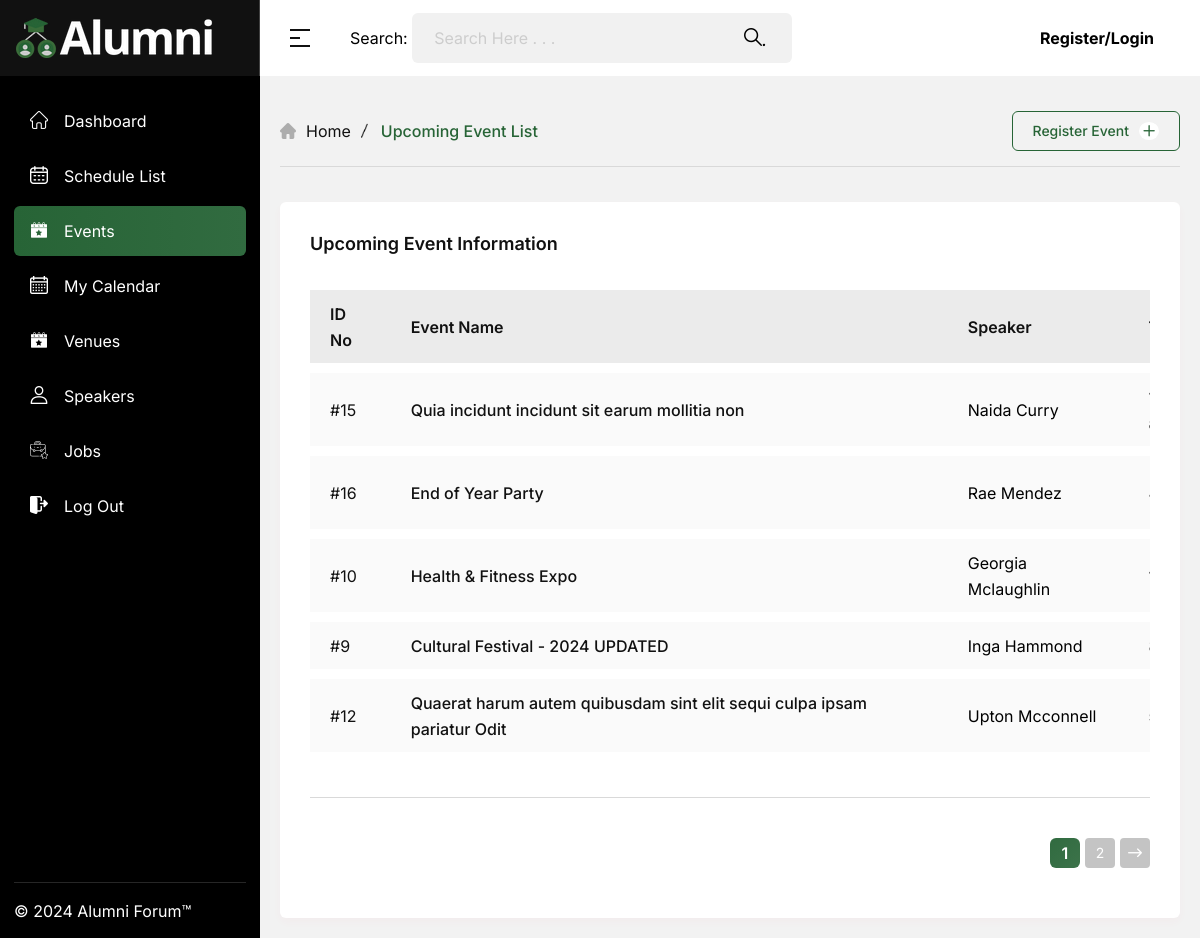
Screenshot of /events/ with the database file from the repository.
### apps/users/models.py (models this page shows, shortened)
class Event(models.Model):
    EVENT_TYPES = (
        ('Everyone', 'Everyone'),
        ('Adults', 'Adults'),
        ('Children', 'Children'),
    )
    EVENT_STATUSES = (
        ('Confirmed', 'Confirmed'),
        ('Pending', 'Pending'),
        ('Children', 'Children'),
    )
    title = models.CharField(max_length=100)
    slug = models.SlugField(unique=True)
    image = models.ImageField(upload_to="events/")
    event_type = models.CharField(max_length=10, choices=EVENT_TYPES, default="Everyone")
    details = models.TextField()
    date = models.DateField()
    time = models.TimeField()
    ticket_price = models.IntegerField()
    speaker = models.ForeignKey('users.Speaker', on_delete=models.CASCADE)
    venue = models.ForeignKey('users.Venue', on_delete=models.SET_NULL, null=True, blank=True)
    total_seats = models.IntegerField()
    total_views = models.IntegerField(default=1)
    event_status = models.CharField(max_length=10, choices=EVENT_STATUSES, default="Confirmed")
    created_at = models.DateTimeField(auto_now_add=True)
    updated_at = models.DateTimeField(auto_now=True)
    def get_absolute_url(self):
        return reverse("users:event", kwargs={
            'slug': self.slug
        })
    def get_update_url(self):
        return reverse("users:update-event", kwargs={
            'slug': self.slug
        })
    def get_delete_url(self):
        return reverse("users:delete-event", kwargs={
            'slug': self.slug
        })

class Speaker(models.Model):
    GENDER_CHOICES = (
        ('Male', 'Male'),
        ( 'Female','Female'),
        ('Other', 'Other')
    )
    name = models.CharField(max_length=100)
    email = models.EmailField(max_length=100)
    bio = models.TextField()
    phone = models.CharField(max_length=20, blank=True, null=True)
    career = models.CharField(max_length=50, default='Speaker')
    gender = models.CharField(max_length=6, null=True, blank=True, choices=GENDER_CHOICES)
    image = models.ImageField(upload_to="speakers/", null=True)
    created_at = models.DateTimeField(auto_now_add=True)
    updated_at = models.DateTimeField(auto_now=True)

### apps/users/views.py (the view)
# urls.py: path('events/', views.events, name='events'),
def events(request):
    query = request.GET.get("query", "")
    all_events = Event.objects.all().order_by('-date')
    if query:
        all_events = all_events.filter(Q(title__icontains=query)|Q(details__icontains=query))
    total_results = all_events.count()
    page = request.GET.get('page', 1)
    results_per_page = 5
    paginator = Paginator(all_events, results_per_page)
    page_events = paginator.page(page)
    page_numbers = paginator.get_elided_page_range(page, on_each_side=2, on_ends=3)
    start_index = (page_events.number - 1) * results_per_page + 1
    end_index = min(start_index + results_per_page - 1, total_results)
    return render(request, 'events.html', {
        'events': page_events,
        'page_numbers': page_numbers,
        'start_index': start_index,
        'end_index': end_index,
        'query': query,
        'page': 'events',
    })

### apps/users/models.py (called while the page is built)
    def __str__(self):
        return self.name

### apps/users/templatetags/main_extras.py (called while the page is built)
@register.simple_tag(takes_context=True)
def query_transform(context, **kwargs):
    query = context['request'].GET.copy()
    for k, v in kwargs.items():
        query[k] = v
    return query.urlencode()

### templates/events.html (shortened to what this page needs)
{% extends 'base.html' %} {% load static %} {% block content %}
<div class="app__slide-wrapper">
  <div class="breadcrumb__area">
    <div class="breadcrumb__wrapper mb-35">
      <div class="breadcrumb__main">
        <div class="breadcrumb__inner">
          <div class="breadcrumb__icon">
            <i class="flaticon-home"></i>
          </div>
          <div class="breadcrumb__menu">
            <nav>
              <ul>
                <li>
                  <span><a href="{% url 'users:home' %}">Home</a></span>
                </li>
                <li class="active"><span>Upcoming Event List</span></li>
              </ul>
            </nav>
          </div>
        </div>
        <div class="breadcrum__button">
          {% if request.user.is_superuser %}
          <a class="breadcrum__btn event__popup-active" href="{% url 'users:create-event' %}">Create Event<i class="fa-regular fa-plus"></i></a>
          {% else %}
          <a class="breadcrum__btn event__popup-active" href="{% url 'users:register-event' %}">Register Event<i class="fa-regular fa-plus"></i></a>
          {% endif %}
        </div>
      </div>
    </div>
  </div>
  <div class="event__list-area pb-20">
    <div class="event__content-inner">
      <div class="tab-content" id="myTabContent">
        <div class="tab-pane fade show active" id="day-tab-1-pane" role="tabpanel" aria-labelledby="day-tab-1" tabindex="0">
          <div class="body__card-wrapper">
            <h4 class="event__information-title mb-25">Upcoming Event Information</h4>
            <div class="attendant__wrapper mb-35">
              <table>
                <thead>
                  <tr>
                    <th>ID No</th>
                    <th>Event Name</th>
                    <th>Speaker</th>
                    <th>Time</th>
                  </tr>
                </thead>
                <tbody>
                  {% for event in events %}
                  <tr>
                    <td>
                      <div class="attendant__serial">
                        <span>#{{ event.id }}</span>
                      </div>
                    </td>
                    <td>
                      <div class="attendant__seminer">
                        <span><a href="{{ event.get_absolute_url }}">{{ event.title }}</a></span>
                      </div>
                    </td>
                    <td>
                      <div class="attendant__speakers">
                        <div class="attendant__speakers-thumb">
                          {{ event.speaker.name }}
                        </div>
                      </div>
                    </td>
                    <td>
                    </td>
                  </tr>
                  {% endfor %}
                </tbody>
              </table>
            </div>
            {% include 'includes/pagination.html' with results=events %}
          </div>
        </div>
      </div>
    </div>
  </div>
</div>
{% endblock %}

### assets/css/spacing.css (style rules this page uses)
.mb-25 { margin-bottom:25px }
.mb-35 { margin-bottom:35px }
.pb-20 { padding-bottom:20px }

### assets/css/notifications.css (style rules this page uses)
:root { --success: #22C55E; --info: #3B82F6; --warning: #F97316; --error: #EF4444; }

### assets/css/custom.css (style rules this page uses)
.attendant__wrapper table > :not(caption) > * > * { border-radius: 0 !important; }

### rows the page displays
Event: id "15", title "Quia incidunt incidunt sit earum mollitia non", speaker.name "Naida Curry"
Event: id "16", title "End of Year Party", speaker.name "Rae Mendez"
Event: id "10", title "Health & Fitness Expo", speaker.name "Georgia Mclaughlin"
Event: id "9", title "Cultural Festival - 2024 UPDATED", speaker.name "Inga Hammond"
Event: id "12", title "Quaerat harum autem quibusdam sint elit sequi culpa ipsam pariatur Odit", speaker.name "Upton Mcconnell"

### other values shown
{{ page }} "1"
{{ page }} "2"
